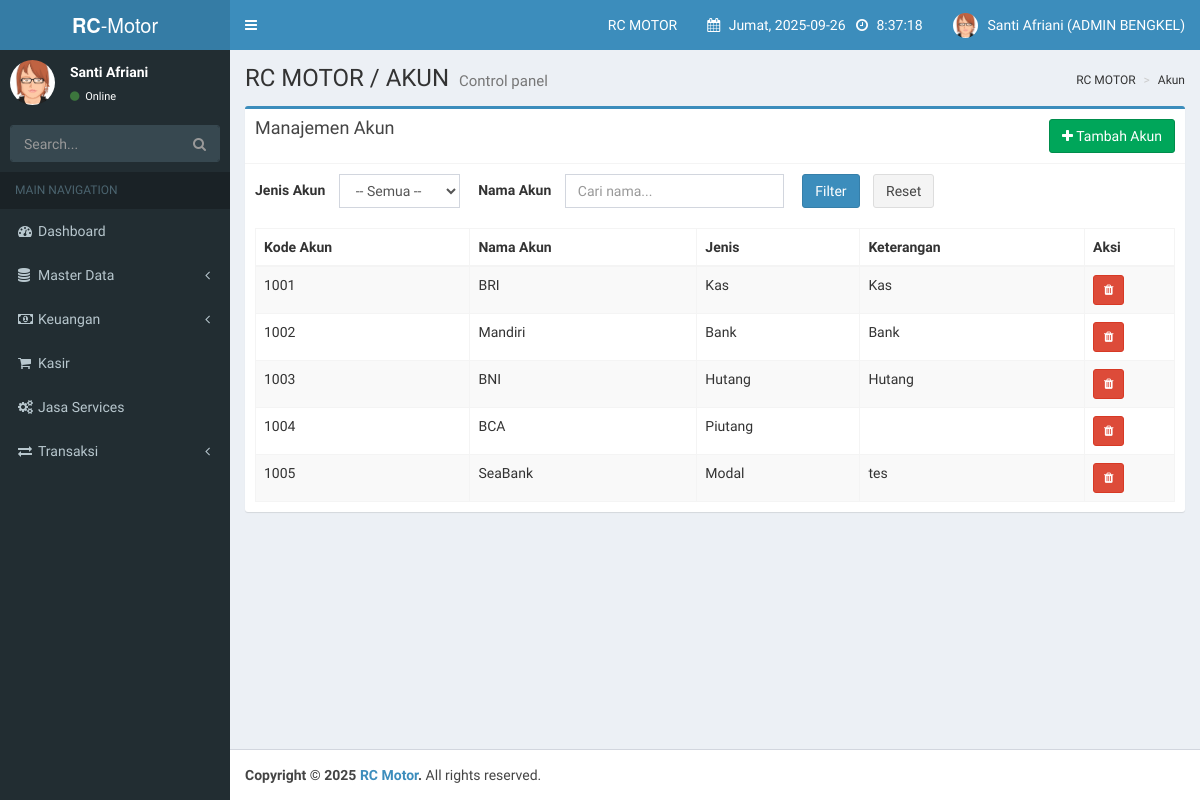
/index.php?page=akun (signed in), run on the app's committed database.
### tables this page shows
CREATE TABLE `users` (
  `id_user` int(11) NOT NULL AUTO_INCREMENT,
  `nama_lengkap` varchar(100) NOT NULL,
  `email` varchar(100) NOT NULL,
  `password` varchar(255) NOT NULL,
  `role` enum('super_user','owner_bengkel','admin_bengkel','teknisi') NOT NULL,
  `bengkel_id` int(11) DEFAULT NULL,
  `created_at` timestamp NOT NULL DEFAULT current_timestamp(),
  `updated_at` timestamp NOT NULL DEFAULT current_timestamp() ON UPDATE current_timestamp(),
  PRIMARY KEY (`id_user`),
  UNIQUE KEY `email` (`email`),
  KEY `bengkel_id` (`bengkel_id`),
  CONSTRAINT `users_ibfk_1` FOREIGN KEY (`bengkel_id`) REFERENCES `bengkels` (`id_bengkel`) ON DELETE SET NULL
);

CREATE TABLE `bengkels` (
  `id_bengkel` int(11) NOT NULL AUTO_INCREMENT,
  `nama_bengkel` varchar(100) NOT NULL,
  `alamat` text DEFAULT NULL,
  `telepon` varchar(20) DEFAULT NULL,
  `owner_id` int(11) DEFAULT NULL,
  `status` enum('aktif','non_aktif') NOT NULL DEFAULT 'aktif',
  `created_at` timestamp NOT NULL DEFAULT current_timestamp(),
  `updated_at` timestamp NOT NULL DEFAULT current_timestamp() ON UPDATE current_timestamp(),
  PRIMARY KEY (`id_bengkel`),
  KEY `fk_bengkels_owner` (`owner_id`),
  CONSTRAINT `fk_bengkels_owner` FOREIGN KEY (`owner_id`) REFERENCES `users` (`id_user`) ON DELETE SET NULL
);

CREATE TABLE `akun` (
  `id_akun` int(11) NOT NULL AUTO_INCREMENT,
  `kode_akun` varchar(20) NOT NULL,
  `nama_akun` varchar(100) NOT NULL,
  `jenis_akun` enum('Kas','Bank','Hutang','Piutang','Modal','Pendapatan','Beban') NOT NULL,
  `keterangan` text DEFAULT NULL,
  `id_bengkel` int(11) NOT NULL,
  `tanggal_dibuat` timestamp NOT NULL DEFAULT current_timestamp(),
  PRIMARY KEY (`id_akun`)
);

### inc/functions.php (called while the page is built)
<?php
function get_user_role() {
    return $_SESSION['role'] ?? null;
}
?>

### index.php (the view, shortened to what this page needs)
<?php
include 'inc/koneksi.php';
require_once 'inc/functions.php';
$page = $_GET['page'] ?? 'default_page';
$breadcrumb = str_replace("_", " ", $page);
if (!isset($_SESSION['email']) || $_SESSION['email'] == "") {
    header("location:login.php");
    exit();
} else {
    $current_user_role = $_SESSION['role'];
    $query_data_users = mysqli_query($conn, "SELECT nama_lengkap, role, users.bengkel_id, bengkels.nama_bengkel FROM users join bengkels on users.bengkel_id = bengkels.id_bengkel WHERE email = '$_SESSION[email]'");
    $data_users = mysqli_fetch_array($query_data_users);
    $roletext = str_replace("_"," ", $data_users['role']);
    $nama_bengkel = htmlspecialchars($data_users['nama_bengkel']);
?>
<!DOCTYPE html>
<html>
<head>
    <link rel="stylesheet" href="bower_components/bootstrap/dist/css/bootstrap.min.css">
    <link rel="stylesheet" href="bower_components/font-awesome/css/font-awesome.min.css">
    <link rel="stylesheet" href="dist/css/AdminLTE.min.css">
    <link rel="stylesheet" href="dist/css/skins/_all-skins.min.css">
    <link rel="stylesheet" href="bower_components/morris.js/morris.css">
    <link rel="stylesheet" href="bower_components/jvectormap/jquery-jvectormap.css">
    <link rel="stylesheet" href="bower_components/bootstrap-datepicker/dist/css/bootstrap-datepicker.min.css">
    <link rel="stylesheet" href="bower_components/bootstrap-daterangepicker/daterangepicker.css">
    <link rel="stylesheet" href="plugins/bootstrap-wysihtml5/bootstrap3-wysihtml5.min.css">
    <link rel="stylesheet" type="text/css" href="plugins/datatable/datatables.css">
    <link href="https://cdn.jsdelivr.net/npm/select2@4.1.0-rc.0/dist/css/select2.min.css" rel="stylesheet" />
</head>
<body class="hold-transition skin-blue sidebar-mini">
<div class="wrapper">
    <header class="main-header">
        <a href="#" class="logo">
            <span class="logo-lg"><b>RC</b>-Motor</span>
        </a>
        <nav class="navbar navbar-static-top">
            <a href="#" class="sidebar-toggle" data-toggle="push-menu" role="button">
            </a>
            <div class="navbar-custom-menu">
                <ul class="nav navbar-nav">
                    <li class="dropdown user tasks-menu">
                        <a href="#" class="dropdown-toggle" data-toggle="dropdown">
                            <?= $nama_bengkel; ?>
                        </a>
                    </li>
                    <li class="dropdown user tasks-menu">
                        <a href="#" class="dropdown-toggle" data-toggle="dropdown">
                            <i class="fa fa-calendar" aria-hidden="true"></i>
                            <span class="" id="tanggal">
                                <?php
                                    function hari_ini(){
                                        $hari = date ("D");
                                        switch($hari){
                                            case 'Fri':
                                                $hari_ini = "Jumat";
                                            break;
                                        }
                                        return $hari_ini;
                                    }
                                ?>
                                <?= hari_ini().', '.date("Y-m-d"); ?>
                            </span>
                            <i class="fa fa-clock-o" aria-hidden="true"></i>
                            <span class="" id="jam">
                            </span>
                        </a>
                    </li>
                    <li class="dropdown user user-menu">
                        <a href="#" class="dropdown-toggle" data-toggle="dropdown">
                            <img src="dist/img/avatar3.png" class="user-image" alt="User Image">
                            <span class="hidden-xs"><?= $data_users['nama_lengkap']; ?> (<?= strtoupper($roletext); ?>)</span>
                        </a>
                    </li>
                </ul>
            </div>
        </nav>
    </header>
    <aside class="main-sidebar">
        <section class="sidebar">
            <div class="user-panel">
                <div class="pull-left image">
                    <img src="dist/img/avatar3.png" class="img-circle" alt="User Image">
                </div>
                <div class="pull-left info">
                    <p><?= $data_users['nama_lengkap']; ?></p>
                    <a href="#"><i class="fa fa-circle text-success"></i> Online</a>
                </div>
            </div>
            <form action="#" method="get" class="sidebar-form">
                <div class="input-group">
                    <input type="text" name="q" class="form-control" placeholder="Search...">
                    <span class="input-group-btn">
                        <button type="submit" name="search" id="search-btn" class="btn btn-flat"><i class="fa fa-search"></i>
                        </button>
                    </span>
                </div>
            </form>
            <?php
            $page = $_GET['page'] ?? 'dashboard';
            ?>
            <ul class="sidebar-menu" data-widget="tree">
                <li class="header">MAIN NAVIGATION</li>
                <li class="<?php echo ($page === 'dashboard') ? 'active' : ''; ?>">
                    <a href="?page=dashboard">
                        <i class="fa fa-dashboard"></i><span>Dashboard</span>
                    </a>
                </li>
                <?php if (get_user_role() === 'admin_bengkel'): ?>
                <li class="treeview <?php echo (in_array($page, ['sparepart', 'barcode', 'supplier', 'pelanggan', 'teknisi', 'jenis_services', 'merk', 'sub_merk', 'stok_opname', 'history_stok_masuk', 'history_stok_keluar'])) ? 'active menu-open' : ''; ?>">
                    <a href="#">
                        <i class="fa fa-database"></i><span>Master Data</span>
                        <span class="pull-right-container">
                            <i class="fa fa-angle-left pull-right"></i>
                        </span>
                    </a>
                </li>
                <li class="treeview <?php echo (in_array($page, ['asset', 'modal', 'biaya'])) ? 'active menu-open' : ''; ?>">
                    <a href="#">
                        <i class="fa fa-money"></i><span>Keuangan</span>
                        <span class="pull-right-container">
                            <i class="fa fa-angle-left pull-right"></i>
                        </span>
                    </a>
                </li>
                <li class="<?php echo ($page === 'kasir') ? 'active' : ''; ?>">
                    <a href="?page=kasir">
                        <i class="fa fa-shopping-cart"></i><span>Kasir</span>
                    </a>
                </li>
                <li class="<?php echo ($page === 'jasa_services') ? 'active' : ''; ?>">
                    <a href="?page=jasa_services">
                        <i class="fa fa-cogs"></i><span>Jasa Services</span>
                    </a>
                </li>
                <li class="treeview <?php echo (in_array($page, ['penjualan', 'jasa_services_report', 'pembelian', 'piutang', 'hutang', 'return_penjualan', 'return_pembelian'])) ? 'active menu-open' : ''; ?>">
                    <a href="#">
                        <i class="fa fa-exchange"></i><span>Transaksi</span>
                        <span class="pull-right-container">
                            <i class="fa fa-angle-left pull-right"></i>
                        </span>
                    </a>
                </li>
                <?php endif; ?>
            </ul>
        </section>
    </aside>
    <div class="content-wrapper">
        <section class="content-header">
            <h1>
                RC MOTOR / <?= strtoupper($breadcrumb ?? 'DASHBOARD'); ?>
                <small>Control panel</small>
            </h1>
            <ol class="breadcrumb">
                <li>RC MOTOR</li>
                <li class="text-capitalize"><?= $breadcrumb ?? 'Tidak Tersedia'; ?></li>
            </ol>
        </section>
        <section class="content">
            <?php
            $page = $_GET['page'] ?? 'dashboard';
            $halaman = str_replace(" ", "_", $page);
            $folder = '';
            if ($current_user_role == 'super_user') {
                $folder = 'super_user/';
            } else if ($current_user_role == 'admin_bengkel') {
                $folder = 'admin_bengkel/';
            } else if ($current_user_role == 'owner_bengkel') {
                $folder = 'owner_bengkel/';
            } else {
                $folder = '';
            }
            $halaman2 = "pages/".$folder. $halaman . ".php";
            if (file_exists($halaman2)) {
                include $halaman2;
            } else {
                echo "<div class='alert alert-danger'>Halaman <strong>" . htmlspecialchars($page) . "</strong> Tidak ditemukan atau tidak ada akses untuk peran ini.</div>";
            }
            ?>
        </section>
        </div>
    <footer class="main-footer">
        <strong>Copyright &copy; 2025 <a href=""> RC Motor</a>.</strong> All rights
        reserved.
    </footer>
</div>
</body>
</html>
<?php
}
?>

### pages/admin_bengkel/akun.php (shortened to what this page needs)
<?php
include '../koneksi.php';
$filter_nama  = $_GET['filter_nama'] ?? '';
$where = "WHERE 1=1";
$daftar_akun = mysqli_query($conn, "SELECT * FROM akun $where ORDER BY kode_akun ASC");
?>
<div class="box box-primary">
    <div class="box-header with-border clearfix">
        <h3 class="box-title">Manajemen Akun</h3>
        <button class="btn btn-success pull-right" data-toggle="modal" data-target="#modalTambahAkun">
            <i class="fa fa-plus"></i> Tambah Akun
        </button>
    </div>
    <div class="box-body">
        <form method="get" class="form-inline" style="margin-bottom: 20px;">
            <div class="form-group">
                <label for="filter_jenis">Jenis Akun</label>
                <select name="filter_jenis" id="filter_jenis" class="form-control" style="margin-left: 10px; margin-right: 15px;">
                    <option value="">-- Semua --</option>
                </select>
            </div>
            <div class="form-group">
                <label for="filter_nama">Nama Akun</label>
                <input type="text" name="filter_nama" id="filter_nama" class="form-control" placeholder="Cari nama..." value="<?= htmlspecialchars($filter_nama) ?>" style="margin-left: 10px;">
            </div>
            <button type="submit" class="btn btn-primary" style="margin-left: 15px;">Filter</button>
            <a href="akun.php" class="btn btn-default" style="margin-left: 10px;">Reset</a>
        </form>
        <table class="table table-bordered table-striped" id="tabelAkun" style="width: 100%;">
            <thead>
                <tr>
                    <th>Kode Akun</th>
                    <th>Nama Akun</th>
                    <th>Jenis</th>
                    <th>Keterangan</th>
                    <th style="width: 90px;">Aksi</th>
                </tr>
            </thead>
            <tbody>
                <?php while ($a = mysqli_fetch_assoc($daftar_akun)): ?>
                    <tr>
                        <td><?= htmlspecialchars($a['kode_akun']) ?></td>
                        <td><?= htmlspecialchars($a['nama_akun']) ?></td>
                        <td><?= htmlspecialchars($a['jenis_akun']) ?></td>
                        <td><?= htmlspecialchars($a['keterangan']) ?></td>
                        <td>
                            <a href="hapus_akun.php?id=<?= $a['id_akun'] ?>" onclick="return confirm('Hapus akun ini?')" class="btn btn-danger btn-sm" title="Hapus">
                                <i class="fa fa-trash"></i>
                            </a>
                        </td>
                    </tr>
                <?php endwhile; ?>
            </tbody>
        </table>
    </div>
</div>

### data on the page
users: bengkel.nama_bengkel "RC MOTOR", nama_lengkap "Santi Afriani", role "ADMIN BENGKEL"
akun: kode_akun "1001", nama_akun "BRI", jenis_akun "Kas", keterangan "Kas"
akun: kode_akun "1002", nama_akun "Mandiri", jenis_akun "Bank", keterangan "Bank"
akun: kode_akun "1003", nama_akun "BNI", jenis_akun "Hutang", keterangan "Hutang"
akun: kode_akun "1004", nama_akun "BCA", jenis_akun "Piutang"
akun: kode_akun "1005", nama_akun "SeaBank", jenis_akun "Modal", keterangan "tes"

### other printed values
hari_ini() "Jumat"
$breadcrumb "AKUN"
$breadcrumb "Akun"
